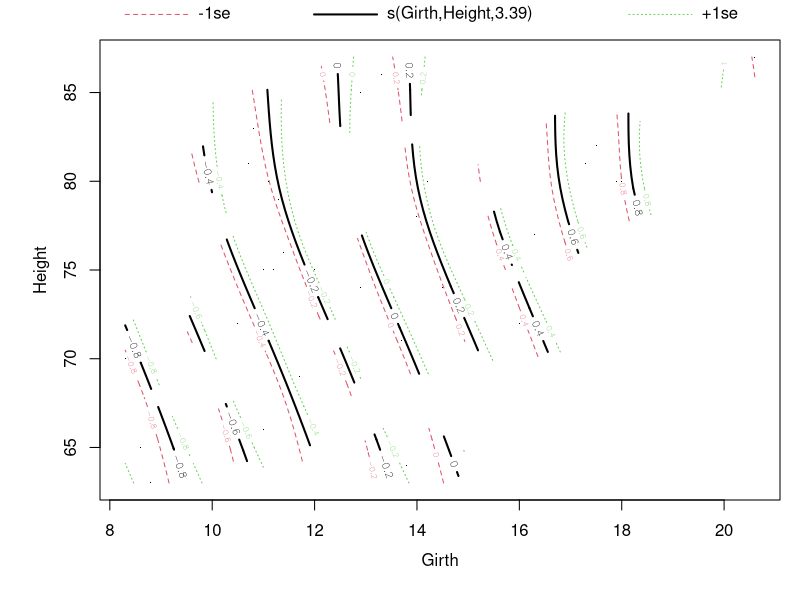
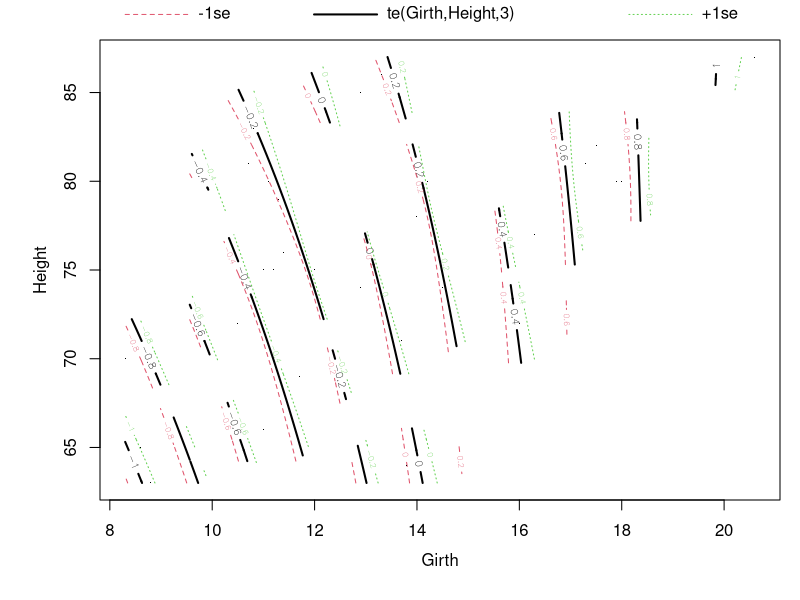

The R script that drew these images, in order:
library(mgcv)

data(trees)

#fitting the model with isotropic smoothers
modelA <- gam(Volume~s(Girth, Height, bs="tp", k=5), family=Gamma(link="log"), data=trees)
modelA
plot(modelA, pages=1)

#fitting the model with tensor product smoothers
modelB <- gam(Volume~te(Girth, Height, bs="cr", k=5), family=Gamma(link="log"), data=trees)
modelB
plot(modelB, pages=1)
